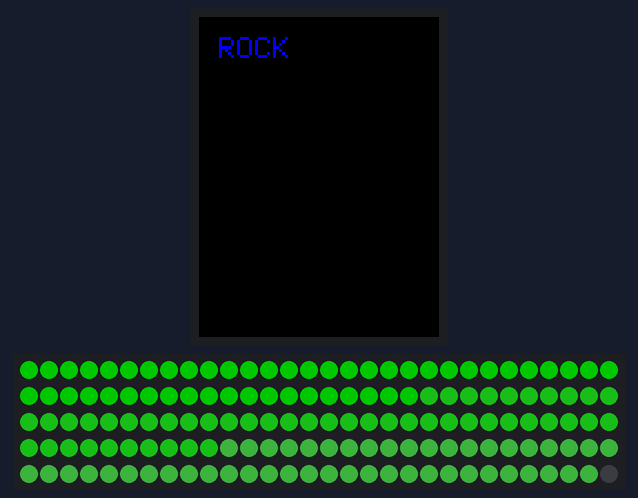
Bench run of a sketch on a simulated ESP32. Shown: 240×320 colour display, 150 RGB LEDs in strip order, left to right, continuing on the next row. Dim RGB values are drawn brighter than linear; random numbers use the default seed unless the sketch sets one.

Above: at 6.5 s.

The sketch:

genres.ino
```cpp
#include <FastLED.h>
#include <stdlib.h>
#include <TFT_eSPI.h>

CRGB leds[150];
TFT_eSPI tft = TFT_eSPI();

int r = 255;
int b = 0;
int g = 0;

void setup()
{
  FastLED.addLeds<WS2812, 25, GRB>(leds, 150);
  tft.init();  //init screen
  tft.setRotation(2); //adjust rotation
  tft.setTextSize(1); //default font size
  tft.fillScreen(TFT_BLACK); //fill background
  tft.setTextColor(TFT_GREEN, TFT_BLACK); //set color of font to green foreground, black background
  tft.setTextSize(3);
}

void rock() {
//  blue = CRGB(0, 0, 100);
//  light_blue = CRGB(10, 10, 80);
//  lightest_blue = CRGB(20, 20, 60);
//  red = CRGB(100, 0, 0);
//  light_red = CRGB(80, 10, 10);
//  lightest_red = CRGB(60, 20, 20);
//  green = CRGB(0, 100, 0);
//  light_green = CRGB(10, 80, 10);
//  lightest_green = CRGB(20, 60, 20);
//  none = CRGB(0, 0, 0);
  tft.fillScreen(TFT_BLACK); //fill background
  tft.setCursor(20, 20, 1);
  tft.setTextColor(TFT_BLUE, TFT_BLACK);
  tft.println("ROCK");

  for(int weep = 0; weep < 150; weep++)
  {
    int one = weep/2;
    for(int i = 0; i < one; i++)
    {
      if(i < 50)
      {
        leds[i] = CRGB(0, 0, 100);
      }
      else if(i < 100)
      {
        leds[i] = CRGB(10, 10, 80);
      }
      else if(i < 150)
      {
        leds[i] = CRGB(20, 20, 60);
      }
    }
    for(int ii = one; ii < 150; ii++)
    {
      leds[ii] = CRGB(0, 0, 0);
    }
    FastLED.show();
  }

  for(int weep = 0; weep < 150; weep++)
  {
    int one = 3*weep/4;
    for(int i = 0; i < one; i++)
    {
      if(i < 50)
      {
        leds[i] = CRGB(0, 0, 100);
      }
      else if(i < 100)
      {
        leds[i] = CRGB(10, 10, 80);
      }
      else if(i < 150)
      {
        leds[i] = CRGB(20, 20, 60);
      }
    }
    for(int ii = one; ii < 150; ii++)
    {
      leds[ii] = CRGB(0, 0, 0);
    }
    FastLED.show();
  }

  for(int weep = 0; weep < 150; weep++)
  {
    int one = weep/1;
    for(int i = 0; i < one; i++)
    {
      if(i < 50)
      {
        leds[i] = CRGB(0, 0, 100);
      }
      else if(i < 100)
      {
        leds[i] = CRGB(10, 10, 80);
      }
      else if(i < 150)
      {
        leds[i] = CRGB(20, 20, 60);
      }
    }
    for(int ii = one; ii < 150; ii++)
    {
      leds[ii] = CRGB(0, 0, 0);
    }
    FastLED.show();
  }

  for(int weep = 0; weep < 150; weep++)
  {
    int one = weep/2;
    for(int i = 0; i < one; i++)
    {
      if(i < 50)
      {
        leds[i] = CRGB(100, 0, 0);
      }
      else if(i < 100)
      {
        leds[i] = CRGB(80, 10, 10);
      }
      else if(i < 150)
      {
        leds[i] = CRGB(60, 20, 20);
      }
    }
    for(int ii = one; ii < 150; ii++)
    {
      leds[ii] = CRGB(0, 0, 0);
    }
    FastLED.show();
  }

  for(int weep = 0; weep < 150; weep++)
  {
    int one = 3*weep/4;
    for(int i = 0; i < one; i++)
    {
      if(i < 50)
      {
        leds[i] = CRGB(100, 0, 0);
      }
      else if(i < 100)
      {
        leds[i] = CRGB(80, 10, 10);
      }
      else if(i < 150)
      {
        leds[i] = CRGB(60, 20, 20);
      }
    }
    for(int ii = one; ii < 150; ii++)
    {
      leds[ii] = CRGB(0, 0, 0);
    }
    FastLED.show();
  }

  for(int weep = 0; weep < 150; weep++)
  {
    int one = weep/1;
    for(int i = 0; i < one; i++)
    {
      if(i < 50)
      {
        leds[i] = CRGB(100, 0, 0);
      }
      else if(i < 100)
      {
        leds[i] = CRGB(80, 10, 10);
      }
      else if(i < 150)
      {
        leds[i] = CRGB(60, 20, 20);
      }
    }
    for(int ii = one; ii < 150; ii++)
    {
      leds[ii] = CRGB(0, 0, 0);
    }
    FastLED.show();
  }

  for(int weep = 0; weep < 150; weep++)
  {
    int one = weep/2;
    for(int i = 0; i < one; i++)
    {
      if(i < 50)
      {
        leds[i] = CRGB(0, 100, 0);
      }
      else if(i < 100)
      {
        leds[i] = CRGB(10, 80, 10);
      }
      else if(i < 150)
      {
        leds[i] = CRGB(20, 60, 20);
      }
    }
    for(int ii = one; ii < 150; ii++)
    {
      leds[ii] = CRGB(0, 0, 0);
    }
    FastLED.show();
  }

  for(int weep = 0; weep < 150; weep++)
  {
    int one = 3*weep/4;
    for(int i = 0; i < one; i++)
    {
      if(i < 50)
      {
        leds[i] = CRGB(0, 100, 0);
      }
      else if(i < 100)
      {
        leds[i] = CRGB(10, 80, 10);
      }
      else if(i < 150)
      {
        leds[i] = CRGB(20, 60, 20);
      }
    }
    for(int ii = one; ii < 150; ii++)
    {
      leds[ii] = CRGB(0, 0, 0);
    }
    FastLED.show();
  }

  for(int weep = 0; weep < 150; weep++)
  {
    int one = weep/1;
    for(int i = 0; i < one; i++)
    {
      if(i < 50)
      {
        leds[i] = CRGB(0, 100, 0);
      }
      else if(i < 100)
      {
        leds[i] = CRGB(10, 80, 10);
      }
      else if(i < 150)
      {
        leds[i] = CRGB(20, 60, 20);
      }
    }
    for(int ii = one; ii < 150; ii++)
    {
      leds[ii] = CRGB(0, 0, 0);
    }
    FastLED.show();
  }
}


void noise() {
  tft.fillScreen(TFT_LIGHTGREY); //fill background
  tft.setCursor(20, 20, 1);
  tft.setTextColor(TFT_CYAN, TFT_BLACK);
  tft.println("NOISE");

  if(r > 0 && b == 0){
    r--;
    g++;
  }
  if(g > 0 && r == 0){
    g--;
    b++;
  }
  if(b > 0 && g == 0){
    r++;
    b--;
  }

  for(int i = 0; i < 150; i++)
  {
    double r = ((double) rand() / (RAND_MAX));
    if (r > 0.5)
    {
      leds[i] = CRGB(r, g, b);
    }
    else
    {
      double rr = ((double) rand() / (RAND_MAX));
      if (rr > 0.5)
      {
        leds[i] = CRGB(100, 100, 100);
      }
      else
      {
        leds[i] = CRGB(0, 0, 0);
      }
    }
  }
  FastLED.show();

}


void pop() {
  tft.fillScreen(TFT_WHITE); //fill background
  tft.setCursor(20, 20, 1);
  tft.setTextColor(TFT_PINK, TFT_PURPLE);
  tft.println("POP");

  for(int i = 0; i < 150; i++)
  {
    int r = rand() % 100;
    int g = rand() % 100;
    int b = rand() % 100;

    double rr = ((double) rand() / (RAND_MAX));
    if (rr > 0.25)
    {
      leds[i] = CRGB(r, g, b);
    }
    else
    {
      double rrr = ((double) rand() / (RAND_MAX));
      if (rrr > 0.5)
      {
        int rn = rand() % 100;
        int gn = rand() % 50;
        int bn = rand() % 50;
        leds[i] = CRGB(rn, gn, bn);
      }
      else
      {
        leds[i] = CRGB(0, 0, 0);
      }
    }
  }
  FastLED.show();
  usleep(500000); //half second, 120 bpm
}


void loop()
{
   rock();
//   noise();
//   pop();
}
```
